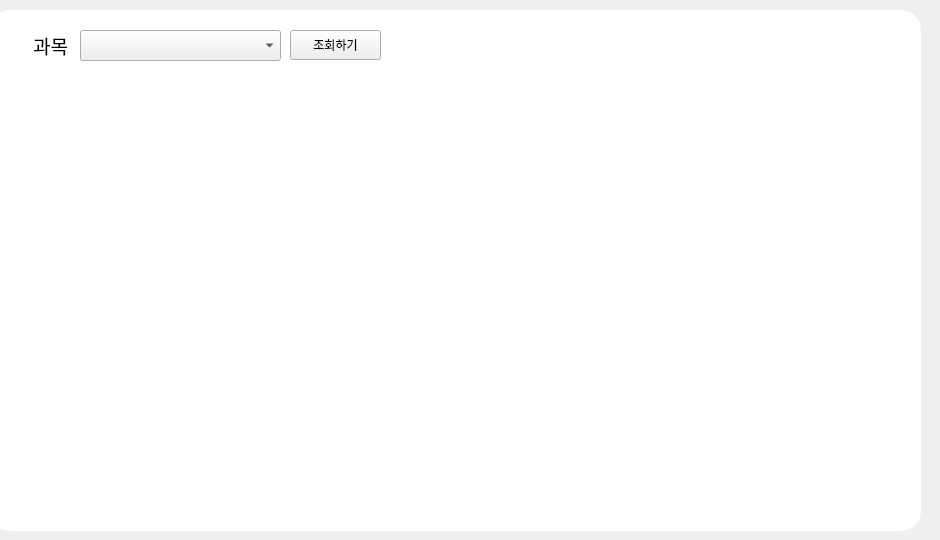
     <widget class="QWidget" name="tab_7">
      <attribute name="title">
       <string>과목별 통계</string>
      </attribute>
      <widget class="QLabel" name="topbg_13">
       <property name="geometry">
        <rect>
         <x>-10</x>
         <y>10</y>
         <width>931</width>
         <height>521</height>
        </rect>
       </property>
       <property name="styleSheet">
        <string notr="true">border-radius:20px;
background-color:rgb(255, 255, 255)</string>
       </property>
       <property name="text">
        <string/>
       </property>
      </widget>
      <widget class="MplWidget" name="MplWidget_5" native="true">
       <property name="geometry">
        <rect>
         <x>20</x>
         <y>80</y>
         <width>891</width>
         <height>431</height>
        </rect>
       </property>
      </widget>
      <widget class="QComboBox" name="comboBox_20">
       <property name="geometry">
        <rect>
         <x>80</x>
         <y>30</y>
         <width>201</width>
         <height>31</height>
        </rect>
       </property>
       <property name="font">
        <font>
         <family>Noto Sans CJK HK DemiLight</family>
         <pointsize>14</pointsize>
         <weight>50</weight>
         <italic>false</italic>
         <bold>false</bold>
        </font>
       </property>
      </widget>
      <widget class="QPushButton" name="pushButton_8">
       <property name="geometry">
        <rect>
         <x>290</x>
         <y>30</y>
         <width>91</width>
         <height>30</height>
        </rect>
       </property>
       <property name="text">
        <string>조회하기</string>
       </property>
      </widget>
      <widget class="QLabel" name="label_18">
       <property name="geometry">
        <rect>
         <x>30</x>
         <y>30</y>
         <width>41</width>
         <height>31</height>
        </rect>
       </property>
       <property name="font">
        <font>
         <family>PibotoLt</family>
         <pointsize>14</pointsize>
         <italic>false</italic>
        </font>
       </property>
       <property name="autoFillBackground">
        <bool>false</bool>
       </property>
       <property name="styleSheet">
        <string notr="true">background-color: rgb(255, 255, 255);</string>
       </property>
       <property name="text">
        <string>과목</string>
       </property>
       <property name="textFormat">
        <enum>Qt::AutoText</enum>
       </property>
       <property name="alignment">
        <set>Qt::AlignCenter</set>
       </property>
      </widget>
     </widget>
